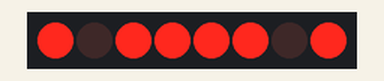
The sketch below on a simulated Arduino Uno, built with avr-gcc and run on an emulated ATmega328P. Parts: 8 shift-register outputs drawn as a row of LEDs (first output left, lit = HIGH). Wiring (inferred from the names in the program): shift register (74HC595): data pin 2; shift clock pin 4; latch pin 3. Wiring (inferred from the signals the program sends): row of LEDs: on Q0, Q1, Q2, Q3, Q4, Q5, Q6, Q7.

Above: at 2.93 s.
At 3.81 s:
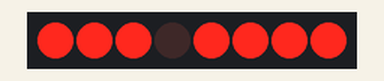
At 9.37 s:
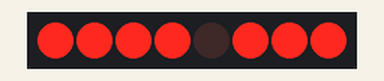
At 16.05 s:
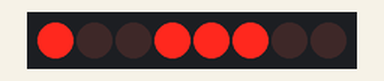
At 21.59 s:
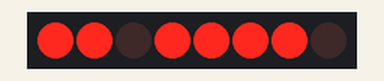
At 39.65 s:
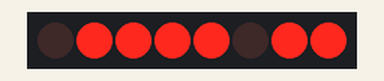
Timing chart, 0 to 40.0 s (numbered marks = the images above):
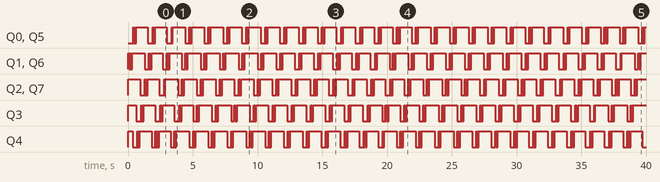

The sketch:

DigitalOut_DualShiftRegister5.ino
```cpp
/* ***********************************
 * Pseudo PWM of 8 LEDs through a
 * 74HC595 Bit Shift register
 * By Slugsie - 19th Nov 2009
 * ***********************************/

// Setup pin definitions for bit shift register
int dataPin = 2;              // The Serial Data Pin to the Shift Register
int latchPin = 3;             // The Latch Pin to the Shift Register
int clockPin = 4;             // The Clock Pin to the Shift Register

// Setup array to hold brightnesses for each LED
// Start each LED off with a different brightness
int ledBrightness[] = {0, 1, 2, 3, 4, 0, 1, 2};

// Delay time between each cycle - smaller the better to reduce flicker
int delayTime = 1;

void setup() {
  pinMode(dataPin, OUTPUT);
  pinMode(clockPin, OUTPUT);
  pinMode(latchPin, OUTPUT);
}

void loop() {
  // Cycle through the brightness pattern BIT by BIT 256 times
  for (int iLoop = 0; iLoop <= 256; iLoop++) {
    // Stores the BIT pattern for the run
    byte bitPattern = 0;
    // Cycle through each LED
    for (int loopLED = 0; loopLED <=7; loopLED++) {
      bitPattern = bitPattern | getBit(loopLED);
    }
    digitalWrite(latchPin, LOW);
    shiftOut(dataPin, clockPin, MSBFIRST, bitPattern);
    digitalWrite(latchPin, HIGH);
    incrementPWMPosition();
    delay(delayTime);
  }

  // Cycle through brightnesslevels 0 thru 4 for each LED
  for (int loopLED2 = 0; loopLED2 <=7; loopLED2++) {
    ledBrightness[loopLED2]++;
    if (ledBrightness[loopLED2]>4) {
      ledBrightness[loopLED2] = 0;
    }
  }
}

// Increment the position within the brightnessPattern[] from 0 thru 7
int pwmPosition = 0;

void incrementPWMPosition() {
  pwmPosition++;
  if (pwmPosition > 7) {
    pwmPosition = 0;
  }
}

// Pattern of BITs that we use to determine if an LED gets power this cycle or not
// The more 1 BITs in the pattern, the brighter the LED will be overall.
// The 1's are spread as much as possible in order to try and reduce flicker.
byte brightnessPattern[] = {B00000000, B00000001, B00010001, B01010101, B11111111};


// BIT mask used to look at an individual BIT in the brightnessPattern[],
// also to set the individual BIT for the LED
byte bitMask[] = {B00000001, B00000010, B00000100, B00001000,
                  B00010000, B00100000, B01000000, B10000000};

byte getBit(int led) {
  if (brightnessPattern[ledBrightness[led]] & bitMask[pwmPosition]) {
    return bitMask[led];
  }
  else {
    return 0;
  }
}
```
